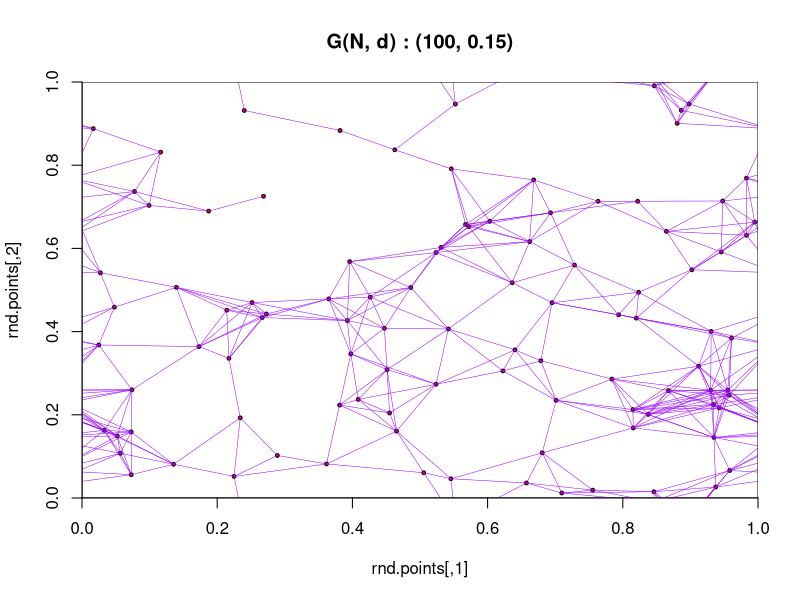

This figure's R source:
set.seed(2021)

get.dist = function(x)
{
  sqrt(x[1]^2 + x[2]^2)
}

get.pairs = function(N)
{
  M = matrix(0, nrow = N * (N - 1)/2, ncol = 2)
  x = 1:N
  k = 1
  
  for (i in head(x, -1))
  {
    for (j in (i + 1):(length(x)))
    {
      M[k, ] = c(i, j)
      k = k +1
    }
  }
  M
}

create.graph = function(N = 100, d = 0.3)
{
  rnd.points = matrix(runif(2 * N), ncol = 2)
  perms = get.pairs(N)
  
  Edges = apply(perms, 1, FUN = function(x){
    vec.diff = rnd.points[x[1], ] - rnd.points[x[2], ]
    get.dist(vec.diff)
  })
  
  res = cbind(Edges, perms)
  colnames(res) = c('E', 'V1', 'V2')
  list(M = res, N = N, d = d, pts = rnd.points)  
}

create.graph.nb = function(N = 100, d = 0.3)
{
  rnd.points = matrix(runif(2 * N), ncol = 2)
  rnd.points.nb = rbind(t(t(rnd.points)+c(-1,-1)), t(t(rnd.points)+c(-1,0)),
                        t(t(rnd.points)+c(-1,1)), t(t(rnd.points)+c(0,1)),
                        t(t(rnd.points)+c(1,1)), t(t(rnd.points)+c(1,0)), 
                        t(t(rnd.points)+c(1,-1)), t(t(rnd.points)+c(0,-1)),
                        rnd.points)
  
  perms.nb = get.pairs(9*N)
  # perms.nb = do.call(rbind, replicate(9, perms, simplify=FALSE))
  
  Edges = apply(perms.nb, 1, FUN = function(x){
    vec.diff = rnd.points.nb[x[1], ] - rnd.points.nb[x[2], ]
    get.dist(vec.diff)
  })
  
  res = cbind(Edges, perms.nb)
  colnames(res) = c('E', 'V1', 'V2')
  graph.obj = list(M = res, N = 9*N, d = d, pts = rnd.points.nb)  
}


connection = function(graph.obj)
{
  N = graph.obj$N / 9
  d = graph.obj$d
  M = graph.obj$M
  
  perms = get.pairs(N)
  con = cbind(perms, 0)
  colnames(con) = c('V1', 'V2', 'C')
  con = as.data.frame(con)
  
  for (r in 1 : nrow(M))
  {
    if (M[r, 1] <= d)
    {
      small = min(c(M[r, 2] %% 100, M[r, 3] %% 100))
      large = max(c(M[r, 2] %% 100, M[r, 3] %% 100))
      con$C[which(con$V1 == small & con$V2 == large)] = 1
    }
  }
  return(con)
}


plot.graph = function(graph.obj)
{
  N = graph.obj$N / 9
  d = graph.obj$d
  M = graph.obj$M
  rnd.points = graph.obj$pts
  
  caption = paste('G(N, d) : (', N, ', ', d, ')', sep = '')
  plot(rnd.points, xlim = c(0,1), ylim = c(0,1), bty = "n",
       type = 'p', pch = 21, bg = 'red', main = caption, cex = 0.5, xaxs="i", yaxs="i")
  for (r in 1:nrow(M))
  {
    if (M[r, 1] <= d)
    {
      v1 = M[r, 2]
      v2 = M[r, 3]
      segments(rnd.points[v1, 1], rnd.points[v1, 2], rnd.points[v2, 1],
               rnd.points[v2, 2], lwd = 0.5, col = "#9900FF")
    }
  }
}

plot.graph.nb = function(graph.obj)
{
  plot.graph(graph.obj)
  rect(0, 0, 1, 1)
}


draw.graph = function(N = 100, d=0.3)
{
  g = create.graph.nb(N, d)
  plot.graph.nb(g)
  return(connection(g))
}


draw.graph(100, 0.15)

